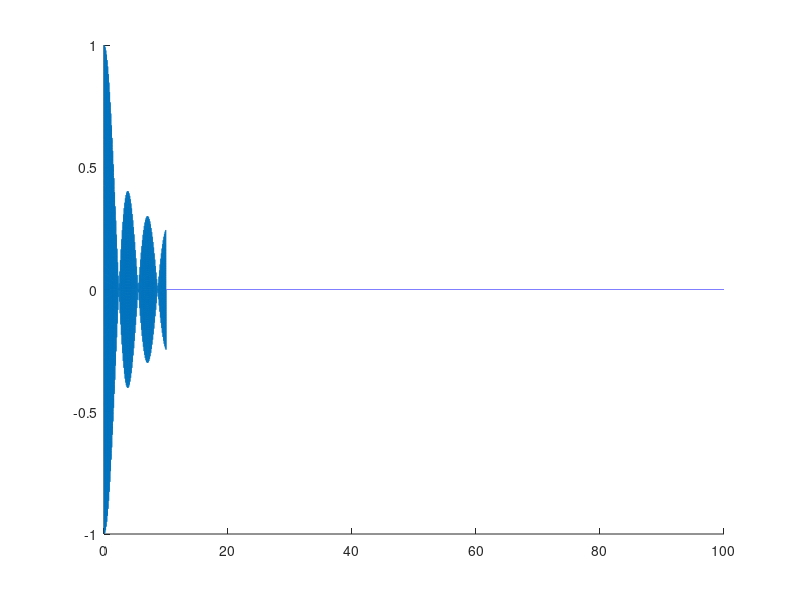
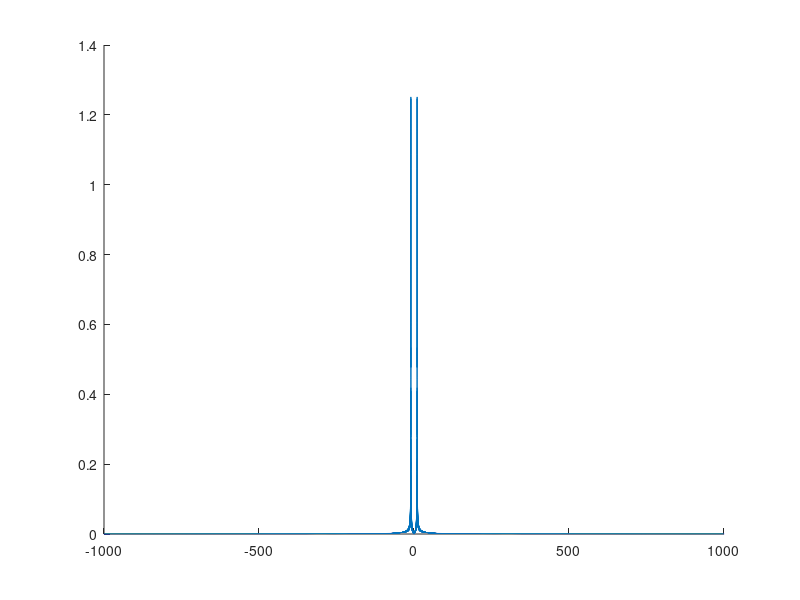
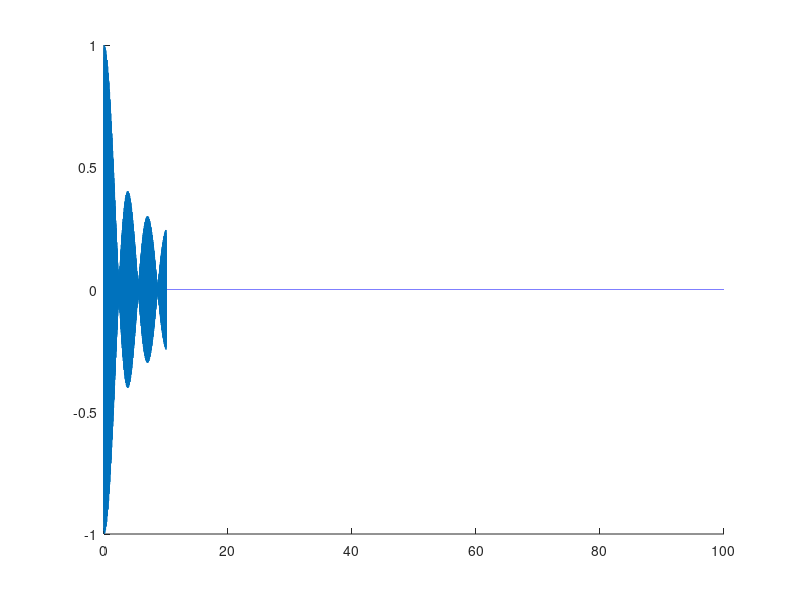
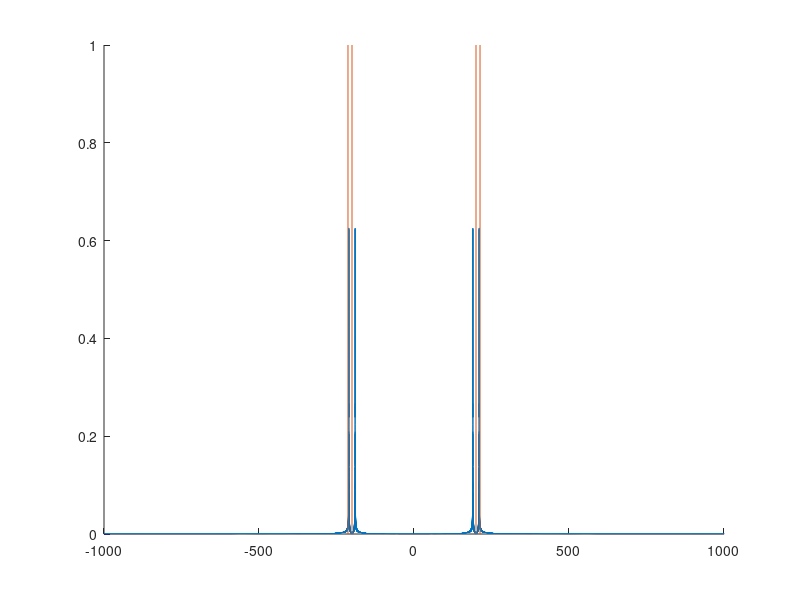

MATLAB code for these plots, in order:
clc;
close all
clear
pkg load signal

fc=200;
ts=0.1/fc;
T=100;
N=ceil(T/ts);
t=0:ts:((N-1)*ts);
fs=1/ts;
df=fs/N;

if(rem(N,2)==0)
f=-(0.5*fs):df:((0.5*fs)-df);
else
f=-((0.5*fs)-(0.5*df)):df:((0.5*fs)-(0.5*df));
end
%%

%%bandpass
m=besselj(0,t).*cos(2*pi*10*t);
m(t>10)=0;
figure(1)
plot(t,m)
box off

%%spectrum
M=fftshift(fft(m)*ts);
figure(2)
plot(f,abs(M))
box off
%%energy calculation
energy_total_time=sum((abs(m).^2))*ts;
energy_total_frequency=sum(abs(M).^2)*df
min_frequency=find(f==0);
max_frequency=length(f);
energy_acc=0;
for index=min_frequency:max_frequency
  energy_acc=df*(abs(M(index)).^2)+energy_acc;
  if(energy_acc>=(0.5*0.99*energy_total_frequency))
  bw=f(index);
  break
end
end
%%transmitting the upper side band only
%%carrier
c=cos(2*pi*fc*t);
%%modulated
s=m.*c;
figure(3)
plot(t,s)
box off
%%spectrum
S=fftshift(fft(s)*ts);
figure(4)
plot(f,abs(S))
hold on
box off

%%%%%%%%%%%%%%%%%%
HBPF=zeros(size(f));
HBPF(f>fc & f<bw+fc)=1;
HBPF(f<-fc & f>-fc-bw)=1;

plot(f,HBPF)
S=S.*HBPF;
figure(5)
plot(f,abs(S))


%%receiving the signal
s=ifft(ts*ifftshift(S));
g=s.*c;
G = fftshift(fft(g)*ts);
figure(6)
plot(f,abs(G))
hold all

%%LPF
HLPF=abs(f)<bw;
plot(f,abs(HLPF))
legend("signal","filter")

%%
MO=G.*HLPF;
figure(7)
plot(f,abs(MO))

mo=real(ifft(ts*ifftshift(MO)));
figure(8)
plot(t,mo/max(mo))
hold all
plot(t,m/max(m))
legend("received","transmitted")
